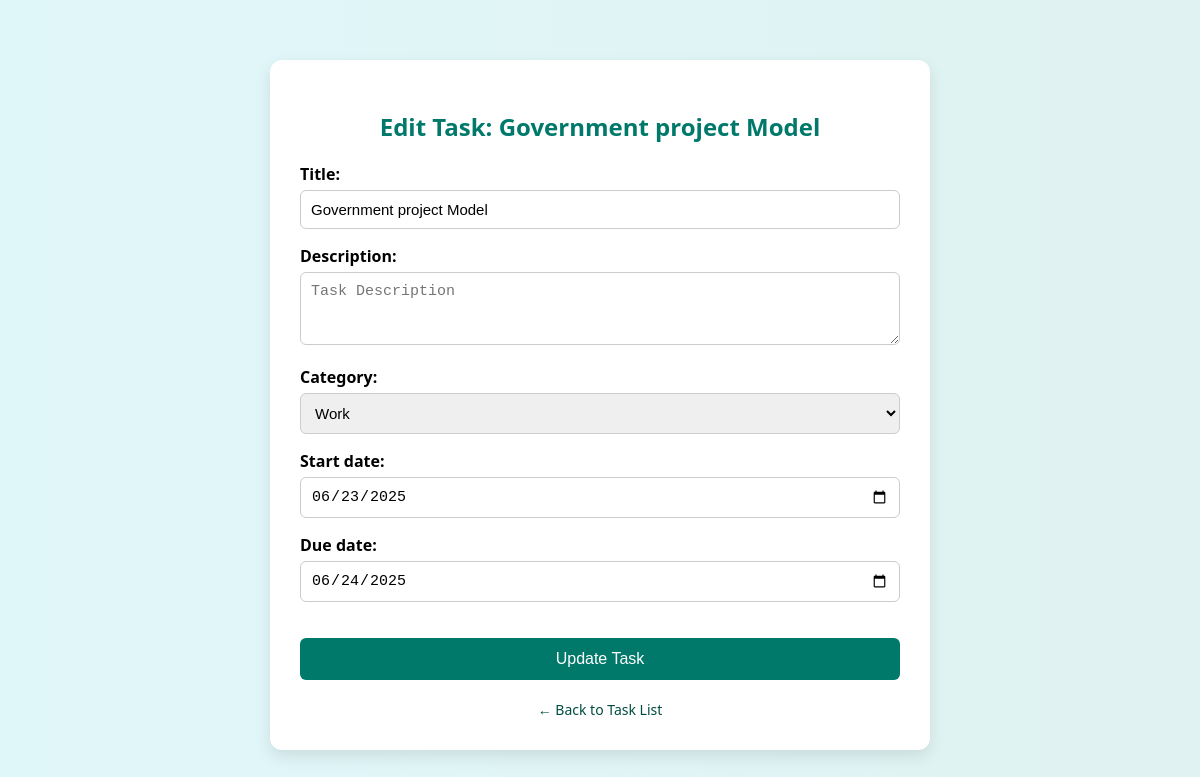
Screenshot of /task/edit/32/ (signed in) with the database file from the repository.
### app/models.py (models this page shows, shortened)
class Task(models.Model):
    CATEGORY_CHOICES = [
        ('Work', 'Work'),
        ('Personal', 'Personal'),
        ('Health', 'Health'),
        ('Study', 'Study'),
    ]
    user = models.ForeignKey(User, on_delete=models.CASCADE)
    title = models.CharField(max_length=255)
    description = models.TextField(blank=True)
    category = models.CharField(max_length=50, choices=CATEGORY_CHOICES, blank=True)
    project = models.CharField(max_length=100, blank=True, null=True)
    start_date = models.DateField(null=True, blank=True)
    due_date = models.DateField(null=True, blank=True)
    is_completed = models.BooleanField(default=False)
    completed_date = models.DateTimeField(null=True, blank=True)
    created_at = models.DateTimeField(auto_now_add=True)

### app/views.py (the view)
# urls.py: path('task/edit/<int:task_id>/', views.edit_task, name='edit-task'),
@login_required(login_url='login')
def edit_task(request, task_id):
    task = get_object_or_404(Task, id=task_id, user=request.user)
    if request.method == 'POST':
        form = TaskForm(request.POST, instance=task)
        if form.is_valid():
            form.save()
            messages.success(request, 'Task updated successfully.')
            return redirect('task-list')
    else:
        form = TaskForm(instance=task)
    return render(request, 'app/edit_task.html', {'form': form, 'task': task})

### app/forms.py
class TaskForm(forms.ModelForm):
    class Meta:
        model = Task
        fields = ['title', 'description', 'category', 'start_date', 'due_date']
        widgets = {
            'title': forms.TextInput(attrs={'placeholder': 'Task Title'}),
            'description': forms.Textarea(attrs={'rows': 3, 'placeholder': 'Task Description'}),
            'category': forms.Select(),
            'start_date': forms.DateInput(attrs={'type': 'date'}),
            'due_date': forms.DateInput(attrs={'type': 'date'}),
        }

### app/templates/app/edit_task.html (shortened to what this page needs)
{% load static %}
<!DOCTYPE html>
<html lang="en">
<head>
  <link rel="stylesheet" href="{% static 'app/css/form-style.css' %}">
</head>
<body>
  <div class="form-container">
    <h2>Edit Task: {{ task.title }}</h2>
    <form method="POST">
      {{ form.as_p }}
      <button type="submit">Update Task</button>
    </form>
    <a href="{% url 'task-list' %}">← Back to Task List</a>
  </div>
</body>
</html>

### app/static/app/css/form-style.css (style rules this page uses)
body { font-family: 'Segoe UI', sans-serif; background: linear-gradient(to right, #e0f7fa, #e0f2f1); margin: 0; padding: 0; }
.form-container { max-width: 600px; margin: 60px auto; background-color: white; padding: 30px; border-radius: 12px; box-shadow: 0 6px 16px rgba(0, 0, 0, 0.1); }
h2 { text-align: center; margin-bottom: 20px; color: #00796b; }
form label { display: block; margin: 15px 0 5px; font-weight: 600; }
form input, form select, form textarea { width: 100%; padding: 10px; border-radius: 6px; border: 1px solid #ccc; box-sizing: border-box; font-size: 15px; }
button { background-color: #00796b; color: white; border: none; padding: 12px 20px; border-radius: 6px; margin-top: 20px; cursor: pointer; width: 100%; font-size: 16px; }
a { display: inline-block; margin-top: 20px; text-align: center; width: 100%; color: #004d40; text-decoration: none; font-size: 14px; }

### rows the page displays
Task: title "Government project Model", category "Work", start_date "06/23/2025", due_date "06/24/2025"
